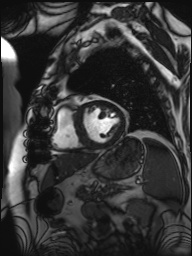
#> input picture P10-0001.jpg, 192 x 256 px; its folder holds only this picture in this run
$ jupyter execute K-space.ipynb   (shell and % lines are left out)
#> lines starting #> are read from the running program, lines starting #| are printed output that depends on the picture
[cell 1]
import cv2
import sys
import numpy as np
import glob
import os
from datetime import datetime
from matplotlib import pyplot as plt

[cell 2]
files = glob.glob('*.jpg')
for file in files:
    image_name = file
    img = cv2.imread(image_name,0)
#> img is the input picture: shape (256, 192); min 8, max 255, mean 56.2
    f = np.fft.fft2(img)
    fshift = np.fft.fftshift(f)
    magnitude_spectrum = np.uint8(np.log(np.abs(fshift) + 1) * 10)
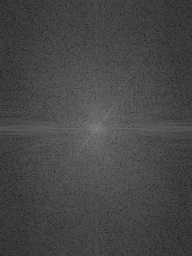
#> magnitude_spectrum: shape (256, 192); min 20, max 148, mean 70.1

    output_dir = 'kspace_output/'
    if not os.path.exists(output_dir):
        os.mkdir(output_dir)

    output_image_name = os.path.join(output_dir + image_name + "_kspace_" \
                        + datetime.now().strftime("%m%d-%H%M%S") + ".jpg")
    cv2.imwrite(output_image_name, magnitude_spectrum)
    cv2.waitKey(5)

[cell 3]
plt.subplot(121),plt.imshow(img, cmap = 'gray')
plt.title('Input Image'), plt.xticks([]), plt.yticks([])
plt.subplot(122),plt.imshow(magnitude_spectrum, cmap = 'gray')
plt.title('Magnitude Spectrum'), plt.xticks([]), plt.yticks([])
plt.show()
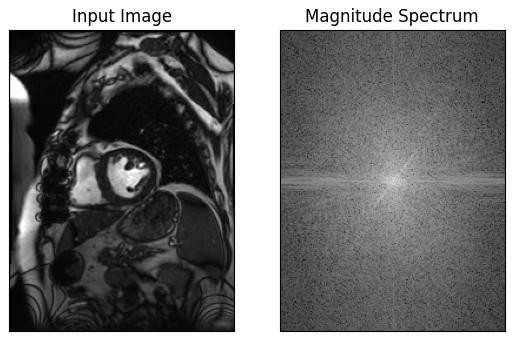
#> figure drawn by matplotlib, 2 panels
